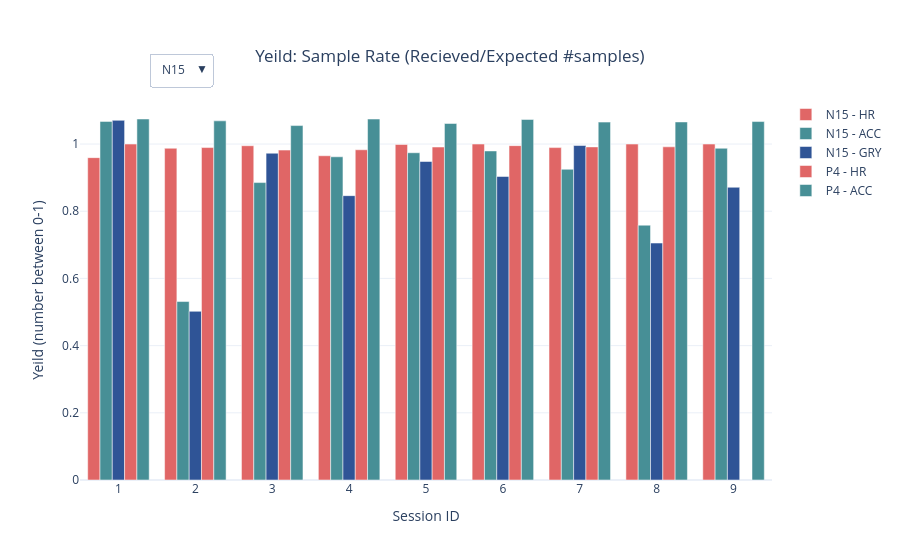

Here is the notebook cell this chart was saved with:
### Code cell
# Create figure
fig = go.Figure()

# Add traces for each participant
participants = df_yeild_gry['pid_list_yeild_gry: '].unique()
df_yeild_gry["int_session"] = df_yeild_gry["session_id_list_yeild_gry"].apply(convert_int_session)
df_acc_yeild["int_session"]  = df_acc_yeild["session_id_list_yeild"].apply(convert_int_session)
df_hr_yeild["int_session"] =  df_hr_yeild["session_id_list_yeild"].apply(convert_int_session)
for participant in participants:
    
    # Filter data for the current participant
    participant_data_gyro = df_yeild_gry[df_yeild_gry['pid_list_yeild_gry: '] == participant]
    participant_data_acc = df_acc_yeild[df_acc_yeild['pid_list_yeild: '] == participant]
    participant_data_hr = df_hr_yeild[df_hr_yeild['pid_list_yeild: '] == participant]
    
    grpup_average_yeild_gyro = participant_data_gyro.groupby("int_session")['yeild_gry_list'].mean()
    grpup_average_yeild_acc = participant_data_acc.groupby("int_session")["yeild_acc_list"].mean()
    grpup_average_yeild_hr = participant_data_hr.groupby("int_session")["yeild_hr_list"].mean()

    # Add traces for each component
#     fig.add_trace(
#         go.Bar(
#             x=group_avg.index,
#             y=participant_data["yeild_gry_list"],
#             name=f"{participant} - Mouse",
#             visible=False,
#             marker=dict(color="#e69138")
#         )
#     )
    fig.add_trace(
        go.Bar(
            x=grpup_average_yeild_hr.index,
            y=grpup_average_yeild_hr,
            name=f"{participant} - HR",
            visible=False,
            marker=dict(color="#e06666")
        )
    )
    fig.add_trace(
        go.Bar(
            x=grpup_average_yeild_acc.index,
            y=grpup_average_yeild_acc,
            name=f"{participant} - ACC",
            visible=False,
            marker=dict(color="#478f96")
        )
    )
    fig.add_trace(
        go.Bar(
            x=grpup_average_yeild_gyro.index,
            y=grpup_average_yeild_gyro,
            name=f"{participant} - GRY",
            visible=False,
            marker=dict(color="#2f5496")
        )
    )
#     fig.add_trace(
#         go.Bar(
#             x=participant_data["int_session"],
#             y=participant_data["number_files_list_level_info"],
#             name=f"{participant} - LEVEL INFO",
#             visible=False,
#             marker=dict(color="#a64d79")
#         )
#     )
# Make the first participant's traces visible by default
for i in range(5):  # Assuming 2 traces per participant (Mouse and HR)
    fig.data[i].visible = True

# Create dropdown menu
dropdown_buttons = []
for i, participant in enumerate(participants):
    # Set visibility: only the traces for the current participant should be visible
    visibility = [False] * len(fig.data)
    visibility[i * 3] = True  # Mouse trace
    visibility[i * 3 + 1] = True  # HR trace
    visibility[i * 3 + 2] = True  # ACC trace
#     visibility[i * 5 + 3] = True  # GRY trace
#     visibility[i * 5 + 4] = True  # LEVEL INFO trace


    
    dropdown_buttons.append(
        dict(
            label=participant,
            method="update",
            args=[
                {"visible": visibility},  # Update visibility
                #{"title": f"Participant {participant} Data"},  # Update title
            ]
        )
    )

# Add dropdown to layout
fig.update_layout(
    updatemenus=[
        dict(
            buttons=dropdown_buttons,
            direction="down",
            pad={"r": 10, "t": 10},
            showactive=True,
            x=0.1,
            xanchor="left",
            y=1.15,
            yanchor="top",
        )
    ],
        title=dict(
        text="Yeild: Sample Rate (Recieved/Expected #samples)",
        x=0.5,  # Center the title
        xanchor="center",  # Anchor the title at its center
        yanchor="top"  # Optional: Anchor the title at the top
    ),
    xaxis=dict(title="Session ID"),
    yaxis=dict(title="Yeild (number between 0-1)"),
    template="plotly_white",   )

# Show the figure
fig.show()

### Figure 1 — Plotly figure (JSON) as saved in the notebook; plotly's stock layout.template omitted (floating-point values rounded to 4 significant figures)
{"data": [{"marker": {"color": "#e06666"}, "name": "N15 - HR", "type": "bar", "visible": true, "x": [1, 2, 3, 4, 5, 6, 7, 8, 9], "y": [0.9596, 0.9875, 0.995, 0.9651, 0.9988, 1, 0.9894, 1, 1]}, {"marker": {"color": "#478f96"}, "name": "N15 - ACC", "type": "bar", "visible": true, "x": [1, 2, 3, 4, 5, 6, 7, 8, 9], "y": [1.067, 0.5312, 0.8853, 0.9621, 0.9741, 0.9795, 0.9249, 0.7585, 0.9875]}, {"marker": {"color": "#2f5496"}, "name": "N15 - GRY", "type": "bar", "visible": true, "x": [1, 2, 3, 4, 5, 6, 7, 8, 9], "y": [1.071, 0.5021, 0.9727, 0.8464, 0.948, 0.9035, 0.9956, 0.7053, 0.8713]}, {"marker": {"color": "#e06666"}, "name": "P4 - HR", "type": "bar", "visible": true, "x": [1, 2, 3, 4, 5, 6, 7, 8], "y": [1, 0.9896, 0.982, 0.9829, 0.9911, 0.9953, 0.9915, 0.9917]}, {"marker": {"color": "#478f96"}, "name": "P4 - ACC", "type": "bar", "visible": true, "x": [1, 2, 3, 4, 5, 6, 7, 8, 9], "y": [1.075, 1.069, 1.055, 1.074, 1.061, 1.073, 1.065, 1.066, 1.067]}, {"marker": {"color": "#2f5496"}, "name": "P4 - GRY", "type": "bar", "visible": false, "x": [1, 2, 3, 4, 5, 6, 7, 8, 9], "y": [1.072, 1.065, 1.063, 1.072, 1.057, 1.083, 1.059, 1.066, 1.066]}, {"marker": {"color": "#e06666"}, "name": "P3 - HR", "type": "bar", "visible": false, "x": [1, 2, 3, 4, 5, 6], "y": [0.9707, 0.9688, 0.9764, 0.9598, 0.9906, 0.9633]}, {"marker": {"color": "#478f96"}, "name": "P3 - ACC", "type": "bar", "visible": false, "x": [1, 2, 3, 4, 5, 6], "y": [1.028, 0.9079, 0.8841, 0.8516, 0.8778, 0.8569]}, {"marker": {"color": "#2f5496"}, "name": "P3 - GRY", "type": "bar", "visible": false, "x": [1, 2, 3, 4, 5, 6], "y": [1.026, 0.8757, 0.8684, 0.8473, 0.798, 0.868]}, {"marker": {"color": "#e06666"}, "name": "P5 - HR", "type": "bar", "visible": false, "x": [1, 2, 3, 4, 5, 6, 7, 8, 9, 10, 11, 12, 13], "y": [1, 1, 1, 1, 1, 0.9983, 0.9445, 0.9931, 1, 0.9885, 1, 1, 1]}, {"marker": {"color": "#478f96"}, "name": "P5 - ACC", "type": "bar", "visible": false, "x": [1, 2, 3, 4, 5, 6, 7, 8, 9, 10, 11, 12, 13, 14], "y": [0.8902, 0.3039, 0.3966, 0.4278, 0.9178, 0.8177, 0.57, 0.8613, 0.6547, 0.926, 0.9944, 0.4918, 0.8691, 0.6667]}, {"marker": {"color": "#2f5496"}, "name": "P5 - GRY", "type": "bar", "visible": false, "x": [1, 2, 3, 4, 5, 6, 7, 8, 9, 10, 11, 12, 13, 14], "y": [0.8355, 0.2691, 0.42, 0.3611, 0.7895, 0.88, 0.5842, 0.796, 0.5975, 0.8234, 0.8794, 0.4619, 0.7608, 0.6222]}, {"marker": {"color": "#e06666"}, "name": "N7 - HR", "type": "bar", "visible": false, "x": [1, 2, 3, 4, 5], "y": [0.9767, 1, 1, 0.9954, 0.9944]}, {"marker": {"color": "#478f96"}, "name": "N7 - ACC", "type": "bar", "visible": false, "x": [1, 2, 3, 4, 5, 6], "y": [1.062, 1.048, 1.05, 1.079, 1.068, 1.075]}, {"marker": {"color": "#2f5496"}, "name": "N7 - GRY", "type": "bar", "visible": false, "x": [1, 2, 3, 4, 5, 6], "y": [1.057, 1.025, 1.034, 1.078, 1.062, 1.07]}, {"marker": {"color": "#e06666"}, "name": "N6 - HR", "type": "bar", "visible": false, "x": [1, 2, 3, 4, 5, 6, 7, 8, 9, 10, 11, 12, 13], "y": [0.9947, 0.9938, 0.9854, 0.9969, 0.9954, 0.9943, 0.9917, 0.9872, 0.9901, 0.9921, 0.9954, 0.9981, 0.9871]}, {"marker": {"color": "#478f96"}, "name": "N6 - ACC", "type": "bar", "visible": false, "x": [1, 2, 3, 4, 5, 6, 7, 8, 9, 10, 11, 12, 13], "y": [1.057, 1.039, 1.053, 1.067, 1.002, 1.039, 1.038, 1.028, 1.029, 1.047, 1.072, 0.9866, 1.012]}, {"marker": {"color": "#2f5496"}, "name": "N6 - GRY", "type": "bar", "visible": false, "x": [1, 2, 3, 4, 5, 6, 7, 8, 9, 10, 11, 12, 13], "y": [1.06, 1.023, 1.054, 1.065, 1.01, 1.05, 1.048, 1.035, 1.035, 1.056, 1.067, 0.9467, 1.003]}, {"marker": {"color": "#e06666"}, "name": "P7 - HR", "type": "bar", "visible": false, "x": [1, 2, 3, 4, 5, 6, 7, 8, 9, 10, 11, 12, 13, 14, 15, 16, 17, 18], "y": [0.9835, 1, 0.9843, 0.9927, 1, 0.9972, 0.9969, 0.99, 0.9667, 0.9982, 0.9957, 1, 0.9548, 0.9977, 0.9912, 0.9907, 0.9942, 1]}, {"marker": {"color": "#478f96"}, "name": "P7 - ACC", "type": "bar", "visible": false, "x": [1, 2, 3, 4, 5, 6, 7, 8, 9, 10, 11, 12, 13, 14, 15, 16, 17, 18], "y": [0.418, 0.6998, 0.8292, 0.8114, 0.8386, 0.7551, 0.5432, 0.4622, 0.2848, 0.4198, 0.6459, 0.775, 0.7482, 0.5336, 0.8134, 0.4785, 0.6507, 0.6163]}, {"marker": {"color": "#2f5496"}, "name": "P7 - GRY", "type": "bar", "visible": false, "x": [1, 2, 3, 4, 5, 6, 7, 8, 9, 10, 11, 12, 13, 14, 15, 16, 17, 18], "y": [0.4339, 0.6094, 0.7366, 0.7242, 0.8742, 0.6725, 0.4772, 0.5003, 0.2779, 0.3581, 0.647, 0.7521, 0.7246, 0.4716, 0.7227, 0.5442, 0.5865, 0.5604]}, {"marker": {"color": "#e06666"}, "name": "N18 - HR", "type": "bar", "visible": false, "x": [1, 2, 3, 4, 5, 6, 7], "y": [0.9912, 0.9506, 0.9967, 0.9624, 0.9848, 0.9853, 0.9898]}, {"marker": {"color": "#478f96"}, "name": "N18 - ACC", "type": "bar", "visible": false, "x": [1, 2, 3, 4, 5, 6, 7], "y": [1.063, 0.4385, 0.6652, 0.6164, 0.6071, 0.7271, 0.6548]}, {"marker": {"color": "#2f5496"}, "name": "N18 - GRY", "type": "bar", "visible": false, "x": [1, 2, 3, 4, 5, 6, 7], "y": [1.063, 0.4398, 0.5828, 0.6154, 0.5901, 0.6243, 0.5697]}, {"marker": {"color": "#e06666"}, "name": "N20 - HR", "type": "bar", "visible": false, "x": [1, 2, 3, 4, 5, 6, 7, 8, 9, 10, 11, 12, 13, 14, 15, 16, 17, 18, 19, 20], "y": [0.9912, 0.9931, 0.9921, 0.9943, 0.9947, 0.9934, 0.9539, 0.9981, 0.9911, 0.9985, 0.984, 0.9794, 0.9044, 0.9934, 1, 0.9887, 0.9923, 0.9891, 0.9871, 0.9764]}, {"marker": {"color": "#478f96"}, "name": "N20 - ACC", "type": "bar", "visible": false, "x": [1, 2, 3, 4, 5, 6, 7, 8, 9, 10, 11, 12, 13, 14, 15, 16, 17, 18, 19, 20], "y": [1.066, 1.067, 1.061, 1.054, 1.049, 1.052, 1.049, 1.035, 1.051, 1.05, 1.048, 0.9573, 1.046, 1.028, 1.0, 1.008, 1.078, 1.07, 1.063, 0.9902]}, {"marker": {"color": "#2f5496"}, "name": "N20 - GRY", "type": "bar", "visible": false, "x": [1, 2, 3, 4, 5, 6, 7, 8, 9, 10, 11, 12, 13, 14, 15, 16, 17, 18, 19, 20], "y": [1.067, 1.059, 1.061, 1.058, 1.043, 1.053, 1.055, 1.035, 1.048, 1.047, 1.051, 0.9875, 1.057, 1.036, 0.9442, 1.006, 1.093, 1.061, 1.054, 0.9758]}, {"marker": {"color": "#e06666"}, "name": "P6 - HR", "type": "bar", "visible": false, "x": [1, 2, 3, 4, 5, 6], "y": [0.9765, 0.9851, 1, 1, 0.9849, 0.997]}, {"marker": {"color": "#478f96"}, "name": "P6 - ACC", "type": "bar", "visible": false, "x": [1, 2, 3, 4, 5, 6, 7], "y": [0.6887, 0.7372, 0.4575, 0.4969, 0.6132, 0.5467, 0.5757]}, {"marker": {"color": "#2f5496"}, "name": "P6 - GRY", "type": "bar", "visible": false, "x": [1, 2, 3, 4, 5, 6, 7], "y": [0.7003, 0.6735, 0.46, 0.4538, 0.552, 0.4855, 0.5322]}, {"marker": {"color": "#e06666"}, "name": "N10 - HR", "type": "bar", "visible": false, "x": [1, 2, 3, 4, 5, 6, 7, 8, 9], "y": [0.9898, 0.9958, 0.9891, 0.9959, 1, 0.994, 0.9967, 0.9444, 0.991]}, {"marker": {"color": "#478f96"}, "name": "N10 - ACC", "type": "bar", "visible": false, "x": [1, 2, 3, 4, 5, 6, 7, 8, 9, 10], "y": [1.057, 1.056, 1.058, 1.057, 1.063, 1.042, 1.06, 1.053, 0.981, 1.079]}, {"marker": {"color": "#2f5496"}, "name": "N10 - GRY", "type": "bar", "visible": false, "x": [1, 2, 3, 4, 5, 6, 7, 8, 9, 10], "y": [1.061, 1.06, 1.054, 1.061, 1.06, 1.058, 1.063, 1.049, 1.01, 1.073]}, {"marker": {"color": "#e06666"}, "name": "N4 - HR", "type": "bar", "visible": false, "x": [1, 2, 3, 4, 5, 6, 7, 8, 9, 10], "y": [0.9969, 0.9986, 0.9913, 0.9918, 0.9945, 0.9813, 1, 0.999, 0.9979, 0.9879]}, {"marker": {"color": "#478f96"}, "name": "N4 - ACC", "type": "bar", "visible": false, "x": [1, 2, 3, 4, 5, 6, 7, 8, 9, 10, 11], "y": [1.063, 1.044, 1.068, 1.061, 1.006, 1.072, 0.9004, 1.063, 1.064, 1.072, 1.077]}, {"marker": {"color": "#2f5496"}, "name": "N4 - GRY", "type": "bar", "visible": false, "x": [1, 2, 3, 4, 5, 6, 7, 8, 9, 10, 11], "y": [1.063, 1.032, 1.06, 1.055, 0.9865, 1.071, 0.8659, 1.06, 1.062, 1.067, 1.067]}, {"marker": {"color": "#e06666"}, "name": "N5 - HR", "type": "bar", "visible": false, "x": [1, 2, 3, 4, 5, 6, 7, 8, 9], "y": [0.9894, 0.9872, 0.9856, 0.999, 1, 0.9985, 0.9983, 0.9979, 0.9954]}, {"marker": {"color": "#478f96"}, "name": "N5 - ACC", "type": "bar", "visible": false, "x": [1, 2, 3, 4, 5, 6, 7, 8, 9], "y": [1.073, 0.9922, 0.9393, 1.083, 1.047, 1.062, 1.07, 1.063, 1.041]}, {"marker": {"color": "#2f5496"}, "name": "N5 - GRY", "type": "bar", "visible": false, "x": [1, 2, 3, 4, 5, 6, 7, 8, 9], "y": [1.069, 0.9907, 0.9448, 1.087, 1.04, 1.066, 1.066, 1.063, 1.05]}], "layout": {"autosize": true, "title": {"text": "Yeild: Sample Rate (Recieved/Expected #samples)", "x": 0.5, "xanchor": "center", "yanchor": "top"}, "updatemenus": [{"buttons": [{"args": [{"visible": [true, true, true, false, false, false, false, false, false, false, false, false, false, false, false, false, false, false, false, false, false, false, false, false, false, false, false, false, false, false, false, false, false, false, false, false, false, false, false]}], "label": "N15", "method": "update"}, {"args": [{"visible": [false, false, false, true, true, true, false, false, false, false, false, false, false, false, false, false, false, false, false, false, false, false, false, false, false, false, false, false, false, false, false, false, false, false, false, false, false, false, false]}], "label": "P4", "method": "update"}, {"args": [{"visible": [false, false, false, false, false, false, true, true, true, false, false, false, false, false, false, false, false, false, false, false, false, false, false, false, false, false, false, false, false, false, false, false, false, false, false, false, false, false, false]}], "label": "P3", "method": "update"}, {"args": [{"visible": [false, false, false, false, false, false, false, false, false, true, true, true, false, false, false, false, false, false, false, false, false, false, false, false, false, false, false, false, false, false, false, false, false, false, false, false, false, false, false]}], "label": "P5", "method": "update"}, {"args": [{"visible": [false, false, false, false, false, false, false, false, false, false, false, false, true, true, true, false, false, false, false, false, false, false, false, false, false, false, false, false, false, false, false, false, false, false, false, false, false, false, false]}], "label": "N7", "method": "update"}, {"args": [{"visible": [false, false, false, false, false, false, false, false, false, false, false, false, false, false, false, true, true, true, false, false, false, false, false, false, false, false, false, false, false, false, false, false, false, false, false, false, false, false, false]}], "label": "N6", "method": "update"}, {"args": [{"visible": [false, false, false, false, false, false, false, false, false, false, false, false, false, false, false, false, false, false, true, true, true, false, false, false, false, false, false, false, false, false, false, false, false, false, false, false, false, false, false]}], "label": "P7", "method": "update"}, {"args": [{"visible": [false, false, false, false, false, false, false, false, false, false, false, false, false, false, false, false, false, false, false, false, false, true, true, true, false, false, false, false, false, false, false, false, false, false, false, false, false, false, false]}], "label": "N18", "method": "update"}, {"args": [{"visible": [false, false, false, false, false, false, false, false, false, false, false, false, false, false, false, false, false, false, false, false, false, false, false, false, true, true, true, false, false, false, false, false, false, false, false, false, false, false, false]}], "label": "N20", "method": "update"}, {"args": [{"visible": [false, false, false, false, false, false, false, false, false, false, false, false, false, false, false, false, false, false, false, false, false, false, false, false, false, false, false, true, true, true, false, false, false, false, false, false, false, false, false]}], "label": "P6", "method": "update"}, {"args": [{"visible": [false, false, false, false, false, false, false, false, false, false, false, false, false, false, false, false, false, false, false, false, false, false, false, false, false, false, false, false, false, false, true, true, true, false, false, false, false, false, false]}], "label": "N10", "method": "update"}, {"args": [{"visible": [false, false, false, false, false, false, false, false, false, false, false, false, false, false, false, false, false, false, false, false, false, false, false, false, false, false, false, false, false, false, false, false, false, true, true, true, false, false, false]}], "label": "N4", "method": "update"}, {"args": [{"visible": [false, false, false, false, false, false, false, false, false, false, false, false, false, false, false, false, false, false, false, false, false, false, false, false, false, false, false, false, false, false, false, false, false, false, false, false, true, true, true]}], "label": "N5", "method": "update"}], "direction": "down", "pad": {"r": 10, "t": 10}, "showactive": true, "x": 0.1, "xanchor": "left", "y": 1.15, "yanchor": "top"}], "xaxis": {"autorange": true, "range": [0.5, 9.5], "title": {"text": "Session ID"}, "type": "linear"}, "yaxis": {"autorange": true, "range": [0, 1.131], "title": {"text": "Yeild (number between 0-1)"}, "type": "linear"}}}
